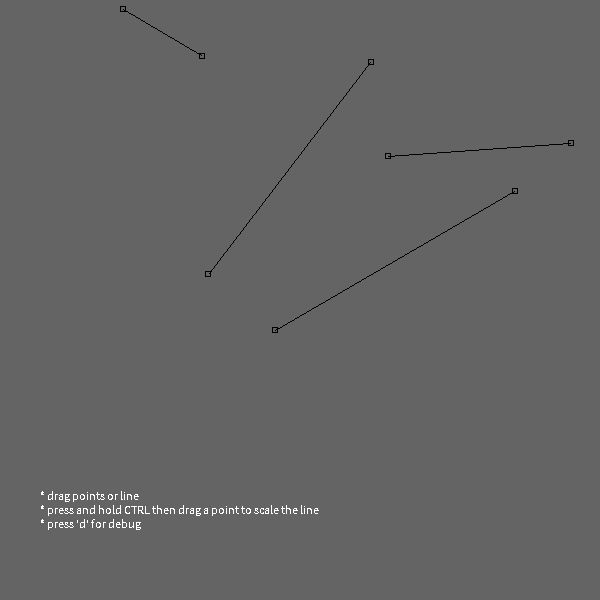
Frame 1 (no input)
Frame 60 (the mouse pressed at the canvas centre just before this capture): identical to frame 1, image omitted
Frame 120 (the mouse held since frame 60 and released just before this capture): identical to frame 1, image omitted

The Processing sketch that drew this single still picture (run headless with seeded random() and noise(); from frame 60 on, the mouse is pressed at the canvas centre):

// Processing sketch: dragScaleLinePointClass
// ── dragScaleLinePointClass.pde
PVector P; //<>//
PVector offsetP; // offset made by moving user point P (aka mouse)
PVector beginP; // offset is being calculated starting from the position when mouse was pressed
boolean topLock = false; // if one of the lines was already locked, make a global lock, so otherr lines wont interact

void draw()
{
  background(100);
  for (int i=0; i<line.length; i++) 
    line[i].draw();
  update();
  showInfo();
}

void update()
{
  P.set(mouseX, mouseY, 0);
}

void showInfo()
{
  text("* drag points or line \n* press and hold CTRL then drag a point to scale the line \n* press 'd' for debug", 40, height-100);
}

Line[] line = new Line [4];

void setup()
{
  size(600, 600);
  // main vars
  P = new PVector();
  offsetP = new PVector();
  beginP = new PVector();

  for (int i=0; i<line.length; i++) 
    line[i] = new Line();

  noSmooth();
}


void mousePressed()
{
  for (int i=0; i<line.length; i++) 
    line[i].checkInteraction();
}

void mouseDragged()
{
  offsetP = PVector.sub(P, beginP); // calculate the offset made by P
  for (int i=0; i<line.length; i++) 
    line[i].drag();
}

void mouseReleased()
{
  for (int i=0; i<line.length; i++) 
    line[i].release();
}

void keyReleased()
{
  for (int i=0; i<line.length; i++) 
    line[i].freeMode = false;
}

void keyPressed()
{
  if (key == 'd')
    for (int i=0; i<line.length; i++)
      line[i].debugMode=!line[i].debugMode;

  if (key == CODED) {
    if (keyCode == CONTROL) {
      //if (!mouseLockedToB && !mouseLockedToA)
      for (int i=0; i<line.length; i++) 
        line[i].freeMode = true;
    }
  }
}

// ── Line.pde
class Line
{
  // basic vars
  PVector A, B, X;
  float dot;
  int lineColor = 0;
  boolean debugMode = false;
  int sensitivity = 5;


  // offset / lock vars

  PVector offsetX; // X offset


  PVector beginA; // lock the initial A point position, from which transformatin is made
  PVector beginB; // lock the initial B point position, from which transformatin is made
  PVector beginX; // lock the initial X point position, from which transformatin is made

  // interaction / lock vars
  boolean mouseLockedToLine = false;
  boolean mouseLockedToA = false;
  boolean mouseLockedToB = false;
  boolean scaleMode = false; 
  boolean freeMode = false;

  Line()
  {
    A = new PVector(random(width), random(height));
    B = new PVector(random(width), random(height));
    setup();
  }

  Line(PVector A_, PVector B_)
  {
    A = new PVector(A_.x, A_.y);
    B = new PVector(B_.x, B_.y);
    setup();
  }

  void draw() {


    update();
    render();
  }

  void update() 
  {
    PVector AP = PVector.sub(P, beginA);
    PVector AB = PVector.sub(beginB, beginA);

    dot = PVector.dot(AB, AP);
    dot /= (AB.mag() * AB.mag()); // magic!



    // X is partway along AB

    X.set(AB.x, AB.y, 0);
    X.mult(dot);
    X.add(beginA);
  }

  void render() 
  {


    // rendering part
    //if (!topLock)
    debugPointColors();

    if (debugMode) debug();
  }

  void setup()
  {
    X = new PVector();

    // init offset vars
    offsetX = new PVector();
  
    beginA = new PVector();
    beginB = new PVector();
    beginX = new PVector();
    
    beginA.set(A); 
    beginB.set(B);
    beginX.set(X);
  }

  void debugPointColors()
  {

    if (!mouseLockedToLine) // if we didn't start dragging yet
    {
      if (pointCloseToLine() && !pointCloseToA() && !pointCloseToB()) // if mouse is close enough
        lineColor = color(255, 255, 0); // then draw yellow 
      else lineColor = 0; // else draw black (if mouse is far from line)
    }

    stroke(lineColor);

    line(A.x, A.y, B.x, B.y);

    noFill();
    rectMode(CENTER);

    // A coloring
    if (mouseLockedToA) // if I am already dragging point A
    {
      stroke(0, 255, 0);
    } else  
    if (pointCloseToA()) // if mouse is over point A (but not dragging yet)
      stroke(255, 255, 0); 
    else stroke(0); // if no interaction
    rect(A.x, A.y, 5, 5);

    // B coloring

    if (mouseLockedToB) // if I am already dragging point B
    {
      stroke(0, 255, 0);
    } else  
    if (pointCloseToB()) // if mouse is over point B (but not dragging yet)
      stroke(255, 255, 0); 
    else stroke(0); // if no interaction
    rect(B.x, B.y, 5, 5);
  }

  // check if mouse is close to the line
  boolean pointCloseToLine()
  {
    if (dot>0 && dot<1 && P.dist(X) < sensitivity) 
      return true;
    else return false;
  }

  // check if mouse is close to the point A
  boolean pointCloseToA()
  {
    if (P.dist(A) < sensitivity)
      return true;
    else return false;
  }

  // check if mouse is close to the point B
  boolean pointCloseToB()
  {
    if (P.dist(B) < sensitivity)
      return true;
    else return false;
  }

  void resetLockPoints()
  {
    // make lock points (beginA,beginB,beginX,beginP) same as original (A,B,X,P)
    beginP.set(P); // lock the beginning position of the offset vector
    beginA.set(A); // lock the beginning of the vector A to be transformed
    beginB.set(B); // lock the beginning of the vector B to be transformed
    beginX.set(X); // lock the beginning of the vector X to be transformed
  }

  void checkInteraction()
  {
    resetLockPoints();  

    if (!topLock)
    {
      if (pointCloseToA())
      {
        mouseLockedToA = true;
      } else if (pointCloseToB())
      {
        mouseLockedToB = true;
      } else
        if (pointCloseToLine())
        {
          mouseLockedToLine = true;
        }
    }
    if (mouseLockedToA || mouseLockedToB || mouseLockedToLine) topLock = true;
  }

  // release all locks
  void release()
  {
    mouseLockedToLine = false;
    mouseLockedToA = false;
    mouseLockedToB = false;
    freeMode = false;
    topLock = false;
    resetLockPoints();
  }

  void drag()
  {
    offsetX = PVector.sub(X, beginX); // calculate the offset made by X

    if (mouseLockedToLine)
    {
      lineColor = color(0, 255, 0);
      A = PVector.add(beginA, offsetP); // reposition point A based the offset made by P
      B = PVector.add(beginB, offsetP); // reposition point B based the offset made by P
    }

    if (mouseLockedToA)
    {
      if (freeMode)
        A = PVector.add(beginA, offsetP); // reposition point A based the offset made P
      else 
      A = PVector.add(beginA, offsetX); // reposition point A based the offset made by X
    }

    if (mouseLockedToB)
    {
      if (freeMode)
      {

        B = PVector.add(beginB, offsetP); // reposition point B based the offset made by P
      } else

        B = PVector.add(beginB, offsetX); // reposition point B based the offset made by X
    }
  }

  void debug()
  {
    text("dot(AB, AP): "+dot, 40, 40);
    text("ab dist: "+(int)A.dist(B), 40, 60);
    text("sensitivity: "+sensitivity, 40, 80);
    text("offsetP: "+(int)offsetP.mag(), 40, 100);
    text("offsetX: "+(int)offsetX.mag(), 40, 120);

    text("A", A.x, A.y+20);
    text("B", B.x, B.y+20);
    text("P", P.x, P.y-10);
    text("X", X.x+10, X.y+10);

    text("beginA", beginA.x+10, beginA.y);
    text("beginB", beginB.x+10, beginB.y);
    // text("beginX", beginX.x+10, beginX.y);
    // text("beginP", beginP.x+10, beginP.y);

    stroke(255);
    rectMode(CENTER);
    rect(beginA.x, beginA.y, 5, 5);
    rect(beginB.x, beginB.y, 5, 5);
    rect(beginX.x, beginX.y, 5, 5);
    rect(beginP.x, beginP.y, 5, 5);

    // draw normal
    if (pointCloseToLine())
      line(X.x, X.y, P.x, P.y);

    // draw X point
    if (!pointCloseToLine() && !pointCloseToB() && !pointCloseToA() && !mouseLockedToB && !mouseLockedToA)
    {
      stroke(255);
      rect(X.x, X.y, 5, 5);
    }
  }
}
